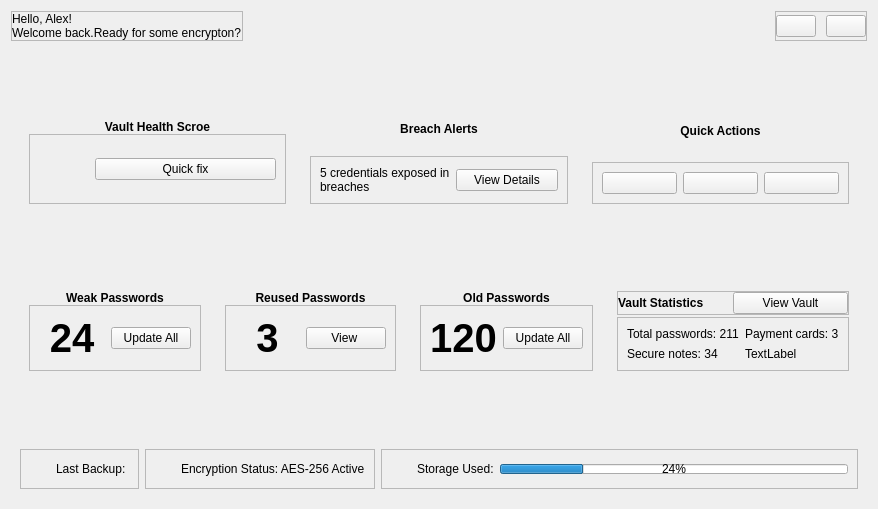
<?xml version='1.0' encoding='utf-8'?>
<ui version="4.0">
 <class>DashboardComponent</class>
 <widget class="QCustomComponent" name="DashboardComponent">
  <property name="geometry">
   <rect>
    <x>0</x>
    <y>0</y>
    <width>878</width>
    <height>509</height>
   </rect>
  </property>
  <property name="minimumSize">
   <size>
    <width>862</width>
    <height>501</height>
   </size>
  </property>
  <property name="windowTitle">
   <string>CustomComponent</string>
  </property>
  <layout class="QVBoxLayout" name="verticalLayout">
   <item alignment="Qt::AlignmentFlag::AlignTop">
    <widget class="QWidget" name="header" native="true">
     <layout class="QHBoxLayout" name="horizontalLayout">
      <property name="spacing">
       <number>10</number>
      </property>
      <property name="leftMargin">
       <number>0</number>
      </property>
      <property name="topMargin">
       <number>0</number>
      </property>
      <property name="rightMargin">
       <number>0</number>
      </property>
      <property name="bottomMargin">
       <number>0</number>
      </property>
      <item alignment="Qt::AlignmentFlag::AlignLeft">
       <widget class="QFrame" name="frame">
        <property name="frameShape">
         <enum>QFrame::Shape::StyledPanel</enum>
        </property>
        <property name="frameShadow">
         <enum>QFrame::Shadow::Raised</enum>
        </property>
        <layout class="QVBoxLayout" name="verticalLayout_2">
         <property name="spacing">
          <number>0</number>
         </property>
         <property name="leftMargin">
          <number>0</number>
         </property>
         <property name="topMargin">
          <number>0</number>
         </property>
         <property name="rightMargin">
          <number>0</number>
         </property>
         <property name="bottomMargin">
          <number>0</number>
         </property>
         <item>
          <widget class="QLabel" name="welcomeName">
           <property name="text">
            <string>Hello, Alex!</string>
           </property>
          </widget>
         </item>
         <item>
          <widget class="QLabel" name="welcomeMessage">
           <property name="text">
            <string>Welcome back.Ready for some encrypton?</string>
           </property>
          </widget>
         </item>
        </layout>
       </widget>
      </item>
      <item>
       <spacer name="horizontalSpacer">
        <property name="orientation">
         <enum>Qt::Orientation::Horizontal</enum>
        </property>
        <property name="sizeHint" stdset="0">
         <size>
          <width>40</width>
          <height>20</height>
         </size>
        </property>
       </spacer>
      </item>
      <item alignment="Qt::AlignmentFlag::AlignRight">
       <widget class="QFrame" name="frame_2">
        <property name="frameShape">
         <enum>QFrame::Shape::StyledPanel</enum>
        </property>
        <property name="frameShadow">
         <enum>QFrame::Shadow::Raised</enum>
        </property>
        <layout class="QHBoxLayout" name="horizontalLayout_3">
         <property name="spacing">
          <number>10</number>
         </property>
         <property name="leftMargin">
          <number>0</number>
         </property>
         <property name="topMargin">
          <number>0</number>
         </property>
         <property name="rightMargin">
          <number>0</number>
         </property>
         <property name="bottomMargin">
          <number>0</number>
         </property>
         <item>
          <widget class="QPushButton" name="addBtn">
           <property name="text">
            <string />
           </property>
           <property name="icon">
            <iconset resource="../Qss/icons/_icons.qrc">
             <normaloff>:/font_awesome_solid/icons/font_awesome/solid/plus.png</normaloff>:/font_awesome_solid/icons/font_awesome/solid/plus.png</iconset>
           </property>
          </widget>
         </item>
         <item>
          <widget class="QPushButton" name="notificationBtn">
           <property name="text">
            <string />
           </property>
           <property name="icon">
            <iconset resource="../Qss/icons/_icons.qrc">
             <normaloff>:/font_awesome_solid/icons/font_awesome/solid/bell.png</normaloff>:/font_awesome_solid/icons/font_awesome/solid/bell.png</iconset>
           </property>
          </widget>
         </item>
        </layout>
       </widget>
      </item>
     </layout>
    </widget>
   </item>
   <item>
    <widget class="QCustomHorizontalSeparator" name="customHorizontalSeparator_2" />
   </item>
   <item alignment="Qt::AlignmentFlag::AlignTop">
    <widget class="QWidget" name="widget_2" native="true">
     <layout class="QHBoxLayout" name="horizontalLayout_4">
      <item>
       <widget class="QWidget" name="widget_3" native="true">
        <layout class="QVBoxLayout" name="verticalLayout_3">
         <property name="spacing">
          <number>0</number>
         </property>
         <item>
          <widget class="QLabel" name="label">
           <property name="font">
            <font>
             <italic>false</italic>
             <bold>true</bold>
            </font>
           </property>
           <property name="text">
            <string>Vault Health Scroe</string>
           </property>
           <property name="alignment">
            <set>Qt::AlignmentFlag::AlignCenter</set>
           </property>
          </widget>
         </item>
         <item>
          <widget class="QCustomHorizontalSeparator" name="customHorizontalSeparator_8" />
         </item>
         <item>
          <widget class="QFrame" name="frame_3">
           <property name="frameShape">
            <enum>QFrame::Shape::StyledPanel</enum>
           </property>
           <property name="frameShadow">
            <enum>QFrame::Shadow::Raised</enum>
           </property>
           <layout class="QHBoxLayout" name="horizontalLayout_5">
            <item>
             <widget class="QCustomRoundProgressBar" name="vaultScoreProgressBar">
              <property name="minimumSize">
               <size>
                <width>50</width>
                <height>50</height>
               </size>
              </property>
              <property name="maximumSize">
               <size>
                <width>50</width>
                <height>50</height>
               </size>
              </property>
              <property name="value" stdset="0">
               <number>40</number>
              </property>
             </widget>
            </item>
            <item>
             <widget class="QPushButton" name="quickFixBtn">
              <property name="text">
               <string>Quick fix</string>
              </property>
              <property name="icon">
               <iconset resource="../Qss/icons/_icons.qrc">
                <normaloff>:/feather/icons/feather/tool.png</normaloff>:/feather/icons/feather/tool.png</iconset>
              </property>
             </widget>
            </item>
           </layout>
          </widget>
         </item>
        </layout>
       </widget>
      </item>
      <item>
       <widget class="QWidget" name="widget_4" native="true">
        <layout class="QVBoxLayout" name="verticalLayout_4">
         <property name="spacing">
          <number>0</number>
         </property>
         <item>
          <widget class="QLabel" name="label_2">
           <property name="font">
            <font>
             <bold>true</bold>
            </font>
           </property>
           <property name="text">
            <string>Breach Alerts</string>
           </property>
           <property name="alignment">
            <set>Qt::AlignmentFlag::AlignCenter</set>
           </property>
          </widget>
         </item>
         <item>
          <widget class="QCustomHorizontalSeparator" name="customHorizontalSeparator_9" />
         </item>
         <item>
          <widget class="QFrame" name="frame_4">
           <property name="frameShape">
            <enum>QFrame::Shape::StyledPanel</enum>
           </property>
           <property name="frameShadow">
            <enum>QFrame::Shadow::Raised</enum>
           </property>
           <layout class="QHBoxLayout" name="horizontalLayout_6">
            <item>
             <widget class="QLabel" name="breachLabel">
              <property name="text">
               <string>5 credentials exposed in breaches</string>
              </property>
              <property name="wordWrap">
               <bool>true</bool>
              </property>
             </widget>
            </item>
            <item>
             <widget class="QPushButton" name="breachBtn">
              <property name="text">
               <string>View Details</string>
              </property>
              <property name="icon">
               <iconset resource="../Qss/icons/_icons.qrc">
                <normaloff>:/feather/icons/feather/eye.png</normaloff>:/feather/icons/feather/eye.png</iconset>
              </property>
             </widget>
            </item>
           </layout>
          </widget>
         </item>
        </layout>
       </widget>
      </item>
      <item>
       <widget class="QWidget" name="widget_5" native="true">
        <layout class="QVBoxLayout" name="verticalLayout_5">
         <property name="spacing">
          <number>0</number>
         </property>
         <item>
          <widget class="QLabel" name="label_4">
           <property name="font">
            <font>
             <bold>true</bold>
            </font>
           </property>
           <property name="text">
            <string>Quick Actions</string>
           </property>
           <property name="alignment">
            <set>Qt::AlignmentFlag::AlignCenter</set>
           </property>
          </widget>
         </item>
         <item>
          <widget class="QCustomHorizontalSeparator" name="customHorizontalSeparator_10" />
         </item>
         <item>
          <widget class="QFrame" name="frame_5">
           <property name="frameShape">
            <enum>QFrame::Shape::StyledPanel</enum>
           </property>
           <property name="frameShadow">
            <enum>QFrame::Shadow::Raised</enum>
           </property>
           <layout class="QHBoxLayout" name="horizontalLayout_7">
            <item>
             <widget class="QPushButton" name="generatorBtn">
              <property name="text">
               <string />
              </property>
              <property name="icon">
               <iconset resource="../Qss/icons/_icons.qrc">
                <normaloff>:/material_design/icons/material_design/generating_tokens.png</normaloff>:/material_design/icons/material_design/generating_tokens.png</iconset>
              </property>
             </widget>
            </item>
            <item>
             <widget class="QPushButton" name="settingsBtn">
              <property name="text">
               <string />
              </property>
              <property name="icon">
               <iconset resource="../Qss/icons/_icons.qrc">
                <normaloff>:/feather/icons/feather/settings.png</normaloff>:/feather/icons/feather/settings.png</iconset>
              </property>
             </widget>
            </item>
            <item>
             <widget class="QPushButton" name="userBtn">
              <property name="text">
               <string />
              </property>
              <property name="icon">
               <iconset resource="../Qss/icons/_icons.qrc">
                <normaloff>:/font_awesome_solid/icons/font_awesome/solid/circle-user.png</normaloff>:/font_awesome_solid/icons/font_awesome/solid/circle-user.png</iconset>
              </property>
             </widget>
            </item>
           </layout>
          </widget>
         </item>
        </layout>
       </widget>
      </item>
     </layout>
    </widget>
   </item>
   <item>
    <widget class="QCustomHorizontalSeparator" name="customHorizontalSeparator" />
   </item>
   <item alignment="Qt::AlignmentFlag::AlignTop">
    <widget class="QWidget" name="widget_6" native="true">
     <layout class="QHBoxLayout" name="horizontalLayout_11">
      <item>
       <widget class="QWidget" name="widget_7" native="true">
        <layout class="QVBoxLayout" name="verticalLayout_6">
         <property name="spacing">
          <number>0</number>
         </property>
         <item>
          <widget class="QLabel" name="label_3">
           <property name="font">
            <font>
             <bold>true</bold>
            </font>
           </property>
           <property name="text">
            <string>Weak Passwords</string>
           </property>
           <property name="alignment">
            <set>Qt::AlignmentFlag::AlignCenter</set>
           </property>
          </widget>
         </item>
         <item>
          <widget class="QCustomHorizontalSeparator" name="customHorizontalSeparator_5" />
         </item>
         <item>
          <widget class="QFrame" name="frame_6">
           <property name="frameShape">
            <enum>QFrame::Shape::StyledPanel</enum>
           </property>
           <property name="frameShadow">
            <enum>QFrame::Shadow::Raised</enum>
           </property>
           <layout class="QHBoxLayout" name="horizontalLayout_8">
            <item>
             <widget class="QLabel" name="weakPassLabel">
              <property name="font">
               <font>
                <pointsize>30</pointsize>
                <bold>true</bold>
               </font>
              </property>
              <property name="text">
               <string>24</string>
              </property>
              <property name="alignment">
               <set>Qt::AlignmentFlag::AlignCenter</set>
              </property>
             </widget>
            </item>
            <item>
             <widget class="QPushButton" name="viewWeakPass">
              <property name="text">
               <string>Update All</string>
              </property>
              <property name="icon">
               <iconset resource="../Qss/icons/_icons.qrc">
                <normaloff>:/material_design/icons/material_design/browser_updated.png</normaloff>:/material_design/icons/material_design/browser_updated.png</iconset>
              </property>
             </widget>
            </item>
           </layout>
          </widget>
         </item>
        </layout>
       </widget>
      </item>
      <item>
       <widget class="QWidget" name="widget_8" native="true">
        <layout class="QVBoxLayout" name="verticalLayout_7">
         <property name="spacing">
          <number>0</number>
         </property>
         <item>
          <widget class="QLabel" name="label_5">
           <property name="font">
            <font>
             <pointsize>9</pointsize>
             <bold>true</bold>
            </font>
           </property>
           <property name="text">
            <string>Reused Passwords</string>
           </property>
           <property name="alignment">
            <set>Qt::AlignmentFlag::AlignCenter</set>
           </property>
          </widget>
         </item>
         <item>
          <widget class="QCustomHorizontalSeparator" name="customHorizontalSeparator_6" />
         </item>
         <item>
          <widget class="QFrame" name="frame_7">
           <property name="frameShape">
            <enum>QFrame::Shape::StyledPanel</enum>
           </property>
           <property name="frameShadow">
            <enum>QFrame::Shadow::Raised</enum>
           </property>
           <layout class="QHBoxLayout" name="horizontalLayout_9">
            <item>
             <widget class="QLabel" name="reusedPassLabel">
              <property name="font">
               <font>
                <pointsize>30</pointsize>
                <bold>true</bold>
               </font>
              </property>
              <property name="text">
               <string>3</string>
              </property>
              <property name="alignment">
               <set>Qt::AlignmentFlag::AlignCenter</set>
              </property>
              <property name="wordWrap">
               <bool>true</bool>
              </property>
             </widget>
            </item>
            <item>
             <widget class="QPushButton" name="viewpassBtn">
              <property name="text">
               <string>View </string>
              </property>
              <property name="icon">
               <iconset resource="../Qss/icons/_icons.qrc">
                <normaloff>:/feather/icons/feather/eye.png</normaloff>:/feather/icons/feather/eye.png</iconset>
              </property>
             </widget>
            </item>
           </layout>
          </widget>
         </item>
        </layout>
       </widget>
      </item>
      <item>
       <widget class="QWidget" name="widget_9" native="true">
        <layout class="QVBoxLayout" name="verticalLayout_8">
         <property name="spacing">
          <number>0</number>
         </property>
         <item>
          <widget class="QLabel" name="label_6">
           <property name="font">
            <font>
             <bold>true</bold>
            </font>
           </property>
           <property name="text">
            <string>Old Passwords</string>
           </property>
           <property name="alignment">
            <set>Qt::AlignmentFlag::AlignCenter</set>
           </property>
          </widget>
         </item>
         <item>
          <widget class="QCustomHorizontalSeparator" name="customHorizontalSeparator_7" />
         </item>
         <item>
          <widget class="QFrame" name="frame_8">
           <property name="frameShape">
            <enum>QFrame::Shape::StyledPanel</enum>
           </property>
           <property name="frameShadow">
            <enum>QFrame::Shadow::Raised</enum>
           </property>
           <layout class="QHBoxLayout" name="horizontalLayout_10">
            <item>
             <widget class="QLabel" name="oldPassLabel">
              <property name="font">
               <font>
                <pointsize>30</pointsize>
                <bold>true</bold>
               </font>
              </property>
              <property name="text">
               <string>120</string>
              </property>
              <property name="alignment">
               <set>Qt::AlignmentFlag::AlignCenter</set>
              </property>
             </widget>
            </item>
            <item>
             <widget class="QPushButton" name="updatePassBtn">
              <property name="text">
               <string>Update All</string>
              </property>
              <property name="icon">
               <iconset resource="../Qss/icons/_icons.qrc">
                <normaloff>:/material_design/icons/material_design/browser_updated.png</normaloff>:/material_design/icons/material_design/browser_updated.png</iconset>
              </property>
             </widget>
            </item>
           </layout>
          </widget>
         </item>
        </layout>
       </widget>
      </item>
      <item>
       <widget class="QWidget" name="widget_11" native="true">
        <layout class="QVBoxLayout" name="verticalLayout_9">
         <property name="spacing">
          <number>0</number>
         </property>
         <item>
          <widget class="QFrame" name="frame_13">
           <property name="frameShape">
            <enum>QFrame::Shape::StyledPanel</enum>
           </property>
           <property name="frameShadow">
            <enum>QFrame::Shadow::Raised</enum>
           </property>
           <layout class="QHBoxLayout" name="horizontalLayout_16">
            <property name="spacing">
             <number>0</number>
            </property>
            <property name="leftMargin">
             <number>0</number>
            </property>
            <property name="topMargin">
             <number>0</number>
            </property>
            <property name="rightMargin">
             <number>0</number>
            </property>
            <property name="bottomMargin">
             <number>0</number>
            </property>
            <item>
             <widget class="QLabel" name="label_15">
              <property name="font">
               <font>
                <bold>true</bold>
               </font>
              </property>
              <property name="text">
               <string>Vault Statistics</string>
              </property>
             </widget>
            </item>
            <item>
             <widget class="QPushButton" name="vaultBtn">
              <property name="text">
               <string>View Vault</string>
              </property>
              <property name="icon">
               <iconset resource="../Qss/icons/_icons.qrc">
                <normaloff>:/font_awesome_solid/icons/font_awesome/solid/shield.png</normaloff>:/font_awesome_solid/icons/font_awesome/solid/shield.png</iconset>
              </property>
             </widget>
            </item>
           </layout>
          </widget>
         </item>
         <item>
          <widget class="QCustomHorizontalSeparator" name="customHorizontalSeparator_4" />
         </item>
         <item>
          <widget class="QFrame" name="frame_12">
           <property name="frameShape">
            <enum>QFrame::Shape::StyledPanel</enum>
           </property>
           <property name="frameShadow">
            <enum>QFrame::Shadow::Raised</enum>
           </property>
           <layout class="QFormLayout" name="formLayout">
            <item row="0" column="0">
             <widget class="QLabel" name="totalPassLabel">
              <property name="text">
               <string>Total passwords: 211</string>
              </property>
             </widget>
            </item>
            <item row="1" column="0">
             <widget class="QLabel" name="totalNotesLabel">
              <property name="text">
               <string>Secure notes: 34</string>
              </property>
             </widget>
            </item>
            <item row="0" column="1">
             <widget class="QLabel" name="totalCardsLabel">
              <property name="text">
               <string>Payment cards: 3</string>
              </property>
             </widget>
            </item>
            <item row="1" column="1">
             <widget class="QLabel" name="totalContactsLabel">
              <property name="text">
               <string>TextLabel</string>
              </property>
             </widget>
            </item>
           </layout>
          </widget>
         </item>
        </layout>
       </widget>
      </item>
     </layout>
    </widget>
   </item>
   <item>
    <widget class="QCustomHorizontalSeparator" name="customHorizontalSeparator_3" />
   </item>
   <item>
    <widget class="QWidget" name="footer" native="true">
     <layout class="QHBoxLayout" name="horizontalLayout_12">
      <item>
       <widget class="QFrame" name="frame_9">
        <property name="frameShape">
         <enum>QFrame::Shape::StyledPanel</enum>
        </property>
        <property name="frameShadow">
         <enum>QFrame::Shadow::Raised</enum>
        </property>
        <layout class="QHBoxLayout" name="horizontalLayout_13">
         <item>
          <widget class="QLabel" name="label_8">
           <property name="minimumSize">
            <size>
             <width>20</width>
             <height>20</height>
            </size>
           </property>
           <property name="maximumSize">
            <size>
             <width>20</width>
             <height>20</height>
            </size>
           </property>
           <property name="text">
            <string />
           </property>
           <property name="pixmap">
            <pixmap resource="../Qss/icons/_icons.qrc">:/material_design/icons/material_design/settings_backup_restore.png</pixmap>
           </property>
           <property name="scaledContents">
            <bool>true</bool>
           </property>
          </widget>
         </item>
         <item>
          <widget class="QLabel" name="lastBackupLabel">
           <property name="text">
            <string>Last Backup: </string>
           </property>
          </widget>
         </item>
        </layout>
       </widget>
      </item>
      <item>
       <widget class="QFrame" name="frame_10">
        <property name="frameShape">
         <enum>QFrame::Shape::StyledPanel</enum>
        </property>
        <property name="frameShadow">
         <enum>QFrame::Shadow::Raised</enum>
        </property>
        <layout class="QHBoxLayout" name="horizontalLayout_14">
         <item>
          <widget class="QLabel" name="label_10">
           <property name="minimumSize">
            <size>
             <width>20</width>
             <height>20</height>
            </size>
           </property>
           <property name="maximumSize">
            <size>
             <width>20</width>
             <height>20</height>
            </size>
           </property>
           <property name="text">
            <string />
           </property>
           <property name="pixmap">
            <pixmap resource="../Qss/icons/_icons.qrc">:/font_awesome_solid/icons/font_awesome/solid/lock.png</pixmap>
           </property>
           <property name="scaledContents">
            <bool>true</bool>
           </property>
          </widget>
         </item>
         <item>
          <widget class="QLabel" name="encryptionStatusLabel">
           <property name="text">
            <string>Encryption Status: AES-256 Active</string>
           </property>
          </widget>
         </item>
        </layout>
       </widget>
      </item>
      <item>
       <widget class="QFrame" name="frame_11">
        <property name="frameShape">
         <enum>QFrame::Shape::StyledPanel</enum>
        </property>
        <property name="frameShadow">
         <enum>QFrame::Shadow::Raised</enum>
        </property>
        <layout class="QHBoxLayout" name="horizontalLayout_15">
         <item>
          <widget class="QLabel" name="label_12">
           <property name="minimumSize">
            <size>
             <width>20</width>
             <height>20</height>
            </size>
           </property>
           <property name="maximumSize">
            <size>
             <width>20</width>
             <height>20</height>
            </size>
           </property>
           <property name="text">
            <string />
           </property>
           <property name="pixmap">
            <pixmap resource="../Qss/icons/_icons.qrc">:/material_design/icons/material_design/sd_storage.png</pixmap>
           </property>
           <property name="scaledContents">
            <bool>true</bool>
           </property>
          </widget>
         </item>
         <item>
          <widget class="QLabel" name="storageUsedLabel">
           <property name="text">
            <string>Storage Used:</string>
           </property>
          </widget>
         </item>
         <item>
          <widget class="QProgressBar" name="storageProgressBar">
           <property name="minimumSize">
            <size>
             <width>0</width>
             <height>10</height>
            </size>
           </property>
           <property name="maximumSize">
            <size>
             <width>500</width>
             <height>10</height>
            </size>
           </property>
           <property name="value">
            <number>24</number>
           </property>
          </widget>
         </item>
        </layout>
       </widget>
      </item>
     </layout>
    </widget>
   </item>
  </layout>
 </widget>
 <customwidgets>
  <customwidget>
   <class>QCustomHorizontalSeparator</class>
   <extends>QWidget</extends>
   <header>Custom_Widgets.QCustomHorizontalSeparator</header>
  </customwidget>
  <customwidget>
   <class>QCustomRoundProgressBar</class>
   <extends>QWidget</extends>
   <header>Custom_Widgets.QCustomProgressBars</header>
  </customwidget>
  <customwidget>
   <class>QCustomComponent</class>
   <extends>QWidget</extends>
   <header>Custom_Widgets.QCustomComponent</header>
   <container>1</container>
  </customwidget>
 <customwidget><class>QPushButton</class><extends>QPushButton</extends><header location="global">Custom_Widgets.Theme.h</header><container>1</container></customwidget><customwidget><class>QLabel</class><extends>QLabel</extends><header location="global">Custom_Widgets.Theme.h</header><container>1</container></customwidget></customwidgets>
 <connections />
</ui>
